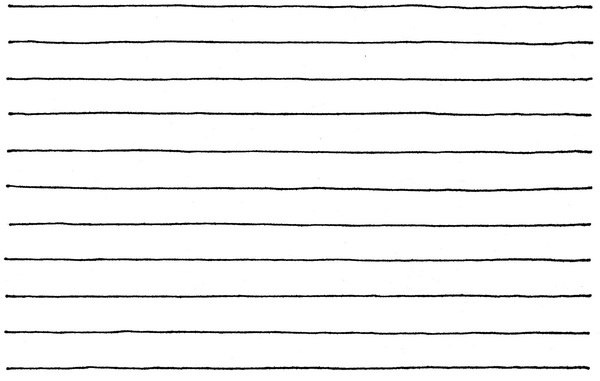
#> input picture клетка.jpeg, 600 x 381 px
$ python main.py
#> lines starting #> are read from the running program, lines starting #| are printed output that depends on the picture
import numpy as np
from PIL import Image, ImageDraw, ImageFilter, ImageOps

max_img_size = 300  # Максимальный размер изображения
red_color = (255, 0, 0)  # Цвет для рисования границ
img_name = input("input imgage name: ")
#> the answer given: клетка.jpeg
#> further down, color_image is the input picture: PIL image 600x381 RGB; min 0, max 255, mean 240.6


# Функция для изменения размера изображения до заданного максимального размера
def resize_to_const(img):
    m = max(img.size)
#> m = 600
    if m <= max_img_size:
        return img
    comp_ratio = int(m / max_img_size) + 1
#> comp_ratio = 3
    new_size = (img.size[0] // comp_ratio, img.size[1] // comp_ratio)
#> new_size = (200, 127)
    return img.resize(new_size)
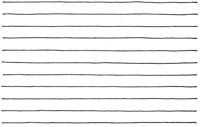
#> returned value: PIL image 200x127 RGB; min 54, max 255, mean 240


# Функция для вычисления сумм пикселей
def calc_sums(img, xmin, xmax, H):
    res = np.zeros([H, H])
    if xmax - xmin == 1:
        for x in range(H):
            res[:, x] = 1 - img[:, xmin] / 255
    else:
        mid = (xmin + xmax) // 2
        ans1 = calc_sums(img, xmin, mid, H)
        ans2 = calc_sums(img, mid, xmax, H)
        for x in range(H):
            for y in range(H):
                res[x, y] = ans1[x, (x + y) // 2] + ans2[(x + y) // 2, y]
    return res


# Открываем изображение и приводим его к черно-белому
color_image = Image.open(img_name)
color_image = resize_to_const(color_image)
gray_image = color_image.convert('L')

# Применяем фильтр для поиска границ
edges = gray_image.filter(ImageFilter.FIND_EDGES())
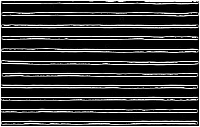
#> edges: PIL image 200x127 L; min 0, max 255, mean 50.1
wb_image = ImageOps.invert(edges)

# Устанавливаем ширину и высоту изображения
W, H = wb_image.size
#> W = 200; H = 127

# Рисуем белую рамку вокруг изображения
for x in range(W):
    wb_image.putpixel((x, 0), 255)  # Верхняя граница
    wb_image.putpixel((x, H - 1), 255)  # Нижняя граница
for y in range(H):
    wb_image.putpixel((0, y), 255)  # Левая граница
    wb_image.putpixel((W - 1, y), 255)  # Правая граница
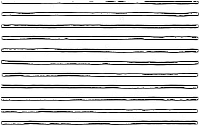
#> wb_image: PIL image 200x127 L; min 0, max 255, mean 211.5

# Преобразуем изображение в массив NumPy
wb_array = np.array(wb_image)

# Поворачиваем изображение и рисуем прямые на повернутых изображениях
for theta in (0, 15, 30, 45, 60, 75, 90):
    # Поворачиваем цветное изображение
    transparent_image = Image.new('RGBA', (W, H), (0, 0, 0, 0))
    rot_tr_img = transparent_image.rotate(theta, fillcolor=(0, 0, 0, 0))
    draw = ImageDraw.Draw(rot_tr_img)

    # Поворачиваем черно-белое изображение
    rotated_image = wb_image.rotate(theta, fillcolor="white")
    rotated_array = np.array(rotated_image)

    # Вычисляем суммы
    result = calc_sums(rotated_array, 0, W, H)

    # Рисуем красные прямые на повернутом изображении в местах с максимальными суммами
    for i in range(2, H - 2):
        for j in range(2, H - 2):
            if result[i][j] >= max(np.max(result[i - 2:i + 2, :]), np.max(result[:, j - 2:j + 2]), 100):
                draw.line([(0, i), (W - 1, j)], fill="red", width=2)

    transparent_image = rot_tr_img.rotate(-theta, fillcolor=(0, 0, 0, 0))
    color_image.paste(transparent_image, (0, 0), transparent_image)
#> this loop made 7 passes
#> pass 1, in calc_sums (call 9), `ans1 = calc_sums(img, xmin, mid, H)`:
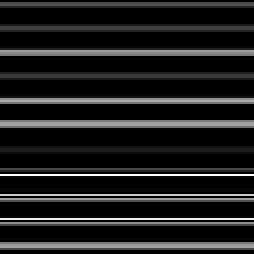
#> ans1: shape (127, 127) float64 (shown 2 times larger); min 0, max 1, mean 0.122
#> pass 1, in calc_sums (call 9), `ans2 = calc_sums(img, mid, xmax, H)`:
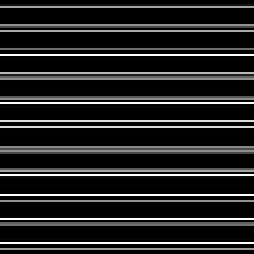
#> ans2: shape (127, 127) float64 (shown 2 times larger); min 0, max 1, mean 0.141
#> after the loop:
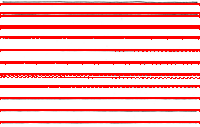
#> color_image: PIL image 200x127 RGB; mean R, G, B 251.1, 188.9, 188.9
#> after the loop:
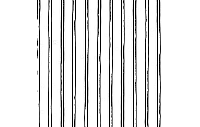
#> rotated_array: shape (127, 200); min 0, max 255, mean 227.1

color_image.show()
